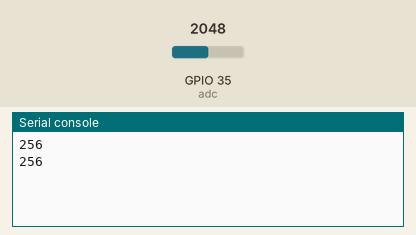
A program run on a simulated ESP32 board running MicroPython. Shown: the last lines printed to the serial console. The test bench sets the inputs (shaded band); at power-on: GPIO 35 (adc) = 2048 (analog values on the 0–4095 scale).

Above: at 1.2 s.
1.3 s: GPIO 35 (adc) set to 2866
At 2.6 s:
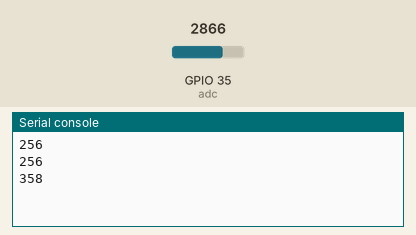
2.8 s: GPIO 35 (adc) set to 3603
At 3.8 s:
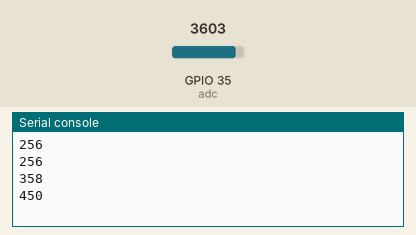
Timing chart, 0 to 5.8 s (numbered marks = the images above; inputs shaded):
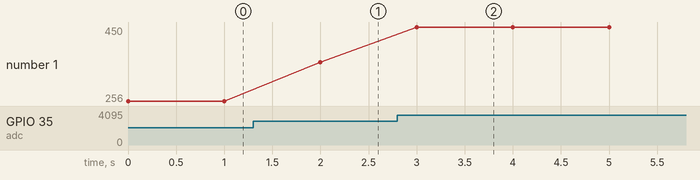

Measured:
- after the input at 1.3 s, the serial console: prints a new line after 0.70 s (image 1)
- after the input at 2.8 s, the serial console: prints a new line after 0.20 s (image 2)
- plotted number 1: 256 → 358 after the input at 1.3 s, 358 → 450 after the input at 2.8 s

The program:

Q2-ldr.py
```python
"""
analog read  esp32
broche     35(A2)

ADC pins esp32: 0, 2, 4, 12, 13, 14, 15, 25, 26, 27, 32, 33, 34, 35, 36, and 39.
"""

from machine import Pin, ADC
from time import sleep

adc = ADC(Pin(35))
adc.atten(ADC.ATTN_11DB)    # set 11dB input attentuation (voltage range roughly 0.0v - 3.6v)
adc.width(ADC.WIDTH_9BIT)   # set 9 bit return values (returned range 0-511)

while True:
    valeur=adc.read()
    print(valeur)
    sleep(1)

  
```
